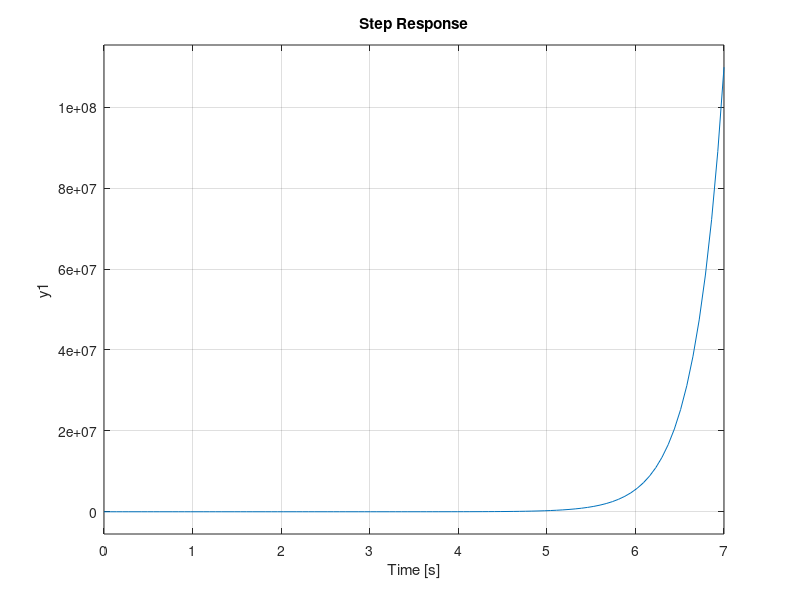
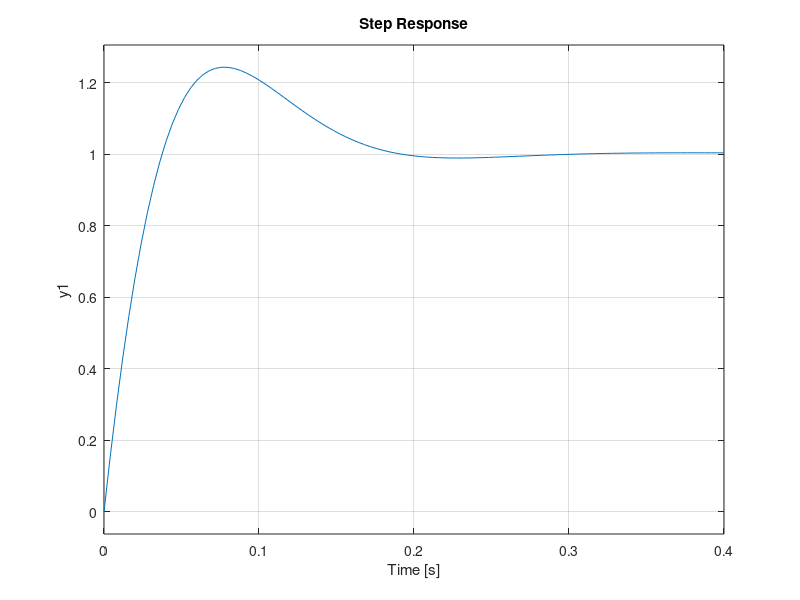

Recreate these plots in MATLAB, in order.
% Wesley Schumacher
% In class F-16 example  MATLAB
% System Dynamics

clc; clear all; close all;

figure()
Num = 1;
Den = [1 -2 -3];
G1 = tf(Num,Den);
step(G1)

%using feed back control to make it stable
figure()
G = tf(1,[1 -2 -3])
pzmap(G)


K = 40
%controller
C = K * tf([1 20], 1)
T = C * G/(1 + C*G)
zpk(T)
T = minreal(T)
zpk(T)
pzmap(T)
step(T)
